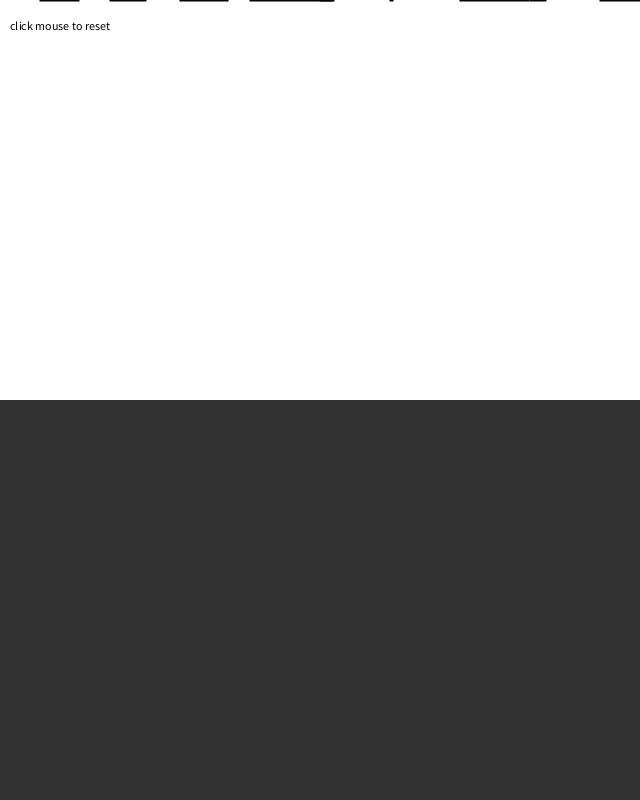
Frame 1 (no input)
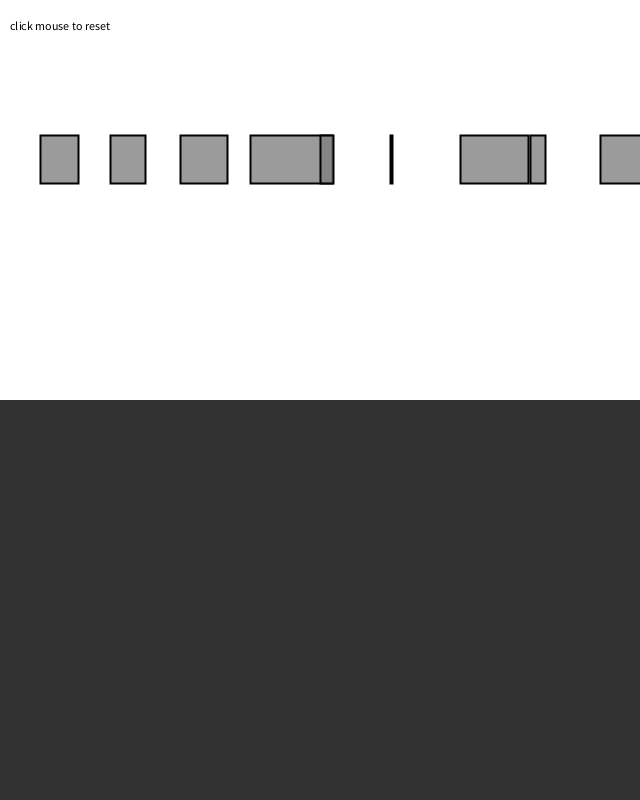
Frame 60 (the mouse pressed at the canvas centre just before this capture)
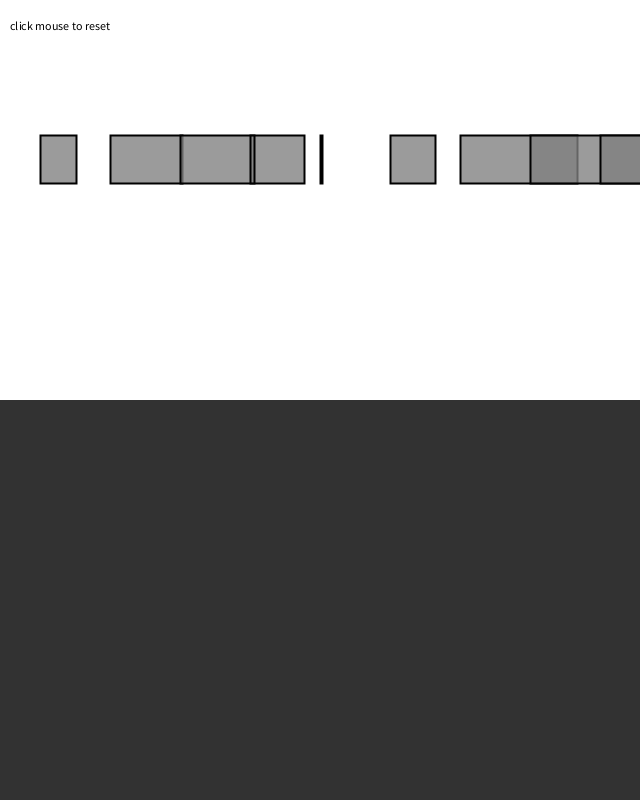
Frame 120 (the mouse held since frame 60 and released just before this capture)

The Processing sketch that drew these frames (run headless with seeded random() and noise(); from frame 60 on, the mouse is pressed at the canvas centre):

// Processing sketch: EX26
// ── EX26.pde
// The Nature of Code
// Daniel Shiffman
// http://natureofcode.com

// Forces (Gravity and Fluid Resistence) with Vectors 

// Demonstration of multiple force acting on bodies (Mover class)
// Bodies experience gravity continuously
// Bodies experience fluid resistance when in "water"

// Five moving bodies
Mover[] movers = new Mover[9];

// Liquid
Liquid liquid;

void setup() {
  size(640, 800);
  reset();
  // Create liquid object
  liquid = new Liquid(0, height/2, width, height/2, 0.1);
}

void draw() {
  background(255);

  // Draw water
  liquid.display();

  for (int i = 0; i < movers.length; i++) {

    // Is the Mover in the liquid?
    if (liquid.contains(movers[i])) {
      // Calculate drag force
      PVector dragForce = liquid.drag(movers[i]);
      // Apply drag force to Mover
      movers[i].applyForce(dragForce);
    }

    // Gravity is scaled by mass here!
    PVector gravity = new PVector(0, 0.1 * movers[i].mass);
    // Apply gravity
    movers[i].applyForce(gravity);

    // Update and display
    movers[i].update();
    movers[i].display();
    movers[i].checkEdges();
  }

  fill(0);
  text("click mouse to reset", 10, 30);
}

void mousePressed() {
  reset();
}

// Restart all the Mover objects randomly
void reset() {
  for (int i = 0; i < movers.length; i++) {
    movers[i] = new Mover(random(0.5, 3), 40+i*70, 0);
  }
}

// ── Liquid.pde
// The Nature of Code
// Daniel Shiffman
// http://natureofcode.com

// Liquid class 
class Liquid {


  // Liquid is a rectangle
  float x, y, w, h;
  // Coefficient of drag
  float c;

  Liquid(float x_, float y_, float w_, float h_, float c_) {
    x = x_;
    y = y_;
    w = w_;
    h = h_;
    c = c_;
  }

  // Is the Mover in the Liquid?
  boolean contains(Mover m) {
    PVector l = m.position;
    return l.x > x && l.x < x + w && l.y > y && l.y < y + h;
  }

  // Calculate drag force
  PVector drag(Mover m) {
    // Magnitude is coefficient * speed squared
    float speed = m.velocity.mag();
    float dragMagnitude = c * speed * speed * 0.01 * m.wdh;

    // Direction is inverse of velocity
    PVector dragForce = m.velocity.get();
    dragForce.mult(-1);

    // Scale according to magnitude
    // dragForce.setMag(dragMagnitude);
    dragForce.normalize();
    dragForce.mult(dragMagnitude);
    return dragForce;
  }

  void display() {
    noStroke();
    fill(50);
    rectMode(CORNER);
    rect(x, y, w, h);
  }
}

// ── Mover.pde
// The Nature of Code
// Daniel Shiffman
// http://natureofcode.com

class Mover {

  // position, velocity, and acceleration 
  PVector position;
  PVector velocity;
  PVector acceleration;
  float wdh;

  // Mass is tied to size
  float mass;

  Mover(float m, float x, float y) {
    mass = 3;
    position = new PVector(x, y);
    velocity = new PVector(0, 0);
    acceleration = new PVector(0, 0);
    wdh = random(0, 150);
  }

  // Newton's 2nd law: F = M * A
  // or A = F / M
  void applyForce(PVector force) {
    // Divide by mass 
    PVector f = PVector.div(force, mass);
    // Accumulate all forces in acceleration
    acceleration.add(f);
  }

  void update() {

    // Velocity changes according to acceleration
    velocity.add(acceleration);
    // position changes by velocity
    position.add(velocity);
    // We must clear acceleration each frame
    acceleration.mult(0);
  }

  // Draw Mover
  void display() {
    stroke(0);
    strokeWeight(2);
    fill(127, 200);
 //   ellipse(position.x, position.y, mass*16, mass*16);
    rectMode(CORNERS);
    rect(position.x, position.y, position.x+ wdh, position.y - mass*16);
  }

  // Bounce off bottom of window
  void checkEdges() {
    if (position.y > height) {
      velocity.y *= -0.9;  // A little dampening when hitting the bottom
      position.y = height;
    }
  }
}
